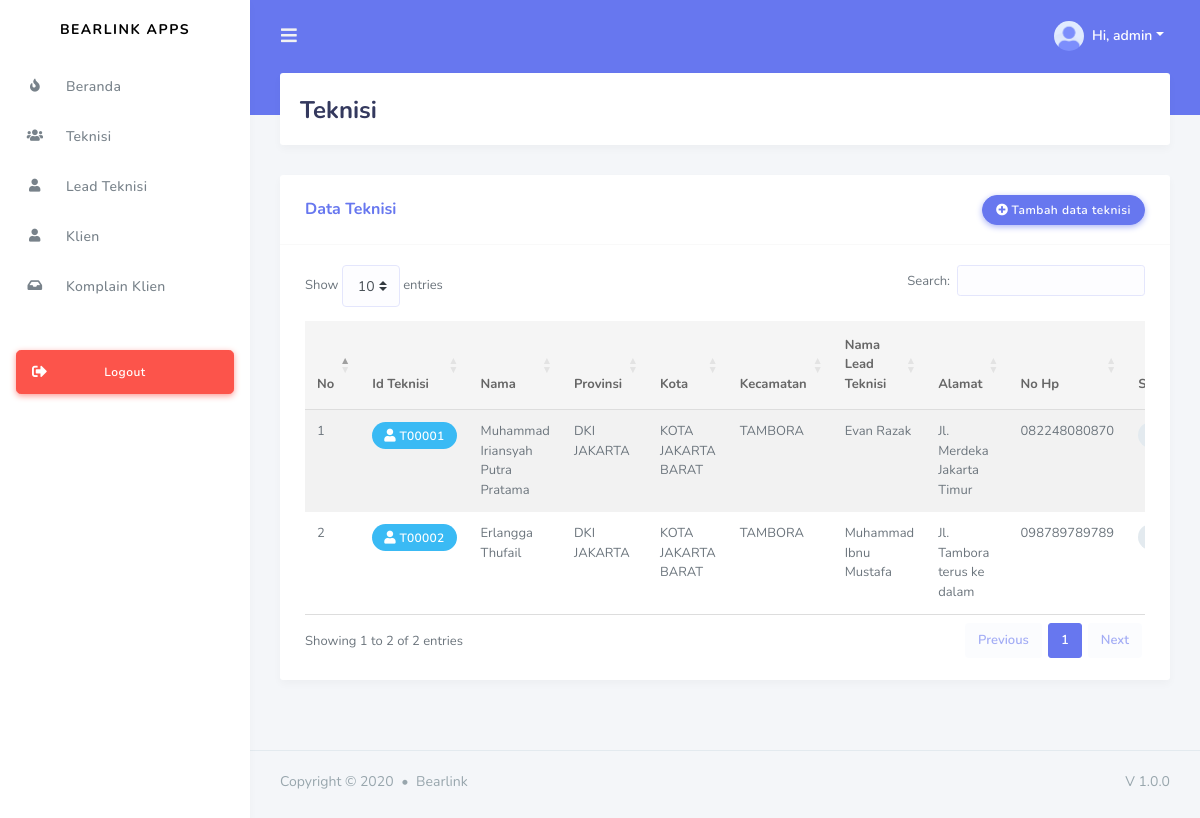
The app's page /index.php?page=technician (signed in) with its own data.
### tables this page shows
CREATE TABLE `technician` (
  `id` varchar(32) NOT NULL,
  `province_id` char(2) DEFAULT NULL,
  `regency_id` char(4) DEFAULT NULL,
  `district_id` char(7) DEFAULT NULL,
  `lead_technician_id` varchar(32) DEFAULT NULL,
  `full_name` varchar(50) NOT NULL,
  `email` varchar(191) NOT NULL,
  `password` varchar(80) NOT NULL,
  `handphone` varchar(12) DEFAULT NULL,
  `date_of_birth` date NOT NULL,
  `full_address` longtext NOT NULL,
  `status` enum('online','offline') DEFAULT NULL,
  `lat` decimal(10,8) DEFAULT NULL,
  `lng` decimal(11,8) DEFAULT NULL,
  `created_at` timestamp NULL DEFAULT NULL,
  `updated_at` timestamp NULL DEFAULT NULL,
  `deleted_at` timestamp NULL DEFAULT NULL
);

CREATE TABLE `provinces` (
  `id` char(2) NOT NULL,
  `name` varchar(255) NOT NULL,
  `created_at` timestamp NULL DEFAULT NULL,
  `updated_at` timestamp NULL DEFAULT NULL,
  `deleted_at` timestamp NULL DEFAULT NULL
);

CREATE TABLE `regencies` (
  `id` char(4) NOT NULL,
  `province_id` char(2) NOT NULL,
  `name` varchar(255) NOT NULL,
  `created_at` timestamp NULL DEFAULT NULL,
  `updated_at` timestamp NULL DEFAULT NULL,
  `deleted_at` timestamp NULL DEFAULT NULL
);

CREATE TABLE `districts` (
  `id` char(7) NOT NULL,
  `regency_id` char(4) NOT NULL,
  `name` varchar(255) NOT NULL,
  `created_at` timestamp NULL DEFAULT NULL,
  `updated_at` timestamp NULL DEFAULT NULL,
  `deleted_at` timestamp NULL DEFAULT NULL
);

CREATE TABLE `lead_technician` (
  `id` varchar(32) NOT NULL,
  `province_id` char(2) DEFAULT NULL,
  `regency_id` char(4) DEFAULT NULL,
  `district_id` char(7) DEFAULT NULL,
  `full_name` varchar(50) NOT NULL,
  `email` varchar(50) NOT NULL,
  `password` varchar(10) NOT NULL,
  `handphone` varchar(12) NOT NULL,
  `date_of_birth` date NOT NULL,
  `full_address` longtext NOT NULL,
  `status` enum('online','offline') DEFAULT NULL,
  `lat` decimal(10,8) DEFAULT NULL,
  `lng` decimal(11,8) DEFAULT NULL,
  `created_at` timestamp NULL DEFAULT NULL,
  `updated_at` timestamp NULL DEFAULT NULL,
  `deleted_at` timestamp NULL DEFAULT NULL
);

### page/admin/technician/technician.php (the view, shortened to what this page needs)
<div class="main-content">
    <section class="section">
        <div class="section-header">
            <h1>Teknisi</h1>
        </div>
        <div class="row">
            <div class="col-lg-12 col-md-12 col-12 col-sm-12">
                <div class="card">
                    <div class="card-header">
                        <h4>Data Teknisi</h4>
                        <div class="card-header-action">
                            <a href="?page=technicianadd" class="btn btn-primary btn-icon icon-left"><i class="fas fa-plus-circle"></i>Tambah data teknisi</a>
                        </div>
                    </div>
                    <div class="card-body">
                        <div class="table-responsive">
                            <table id="example" class="table table-striped">
                                <thead>
                                    <tr>
                                        <th>No</th>
                                        <th>Id Teknisi</th>
                                        <th>Nama</th>
                                        <th>Provinsi</th>
                                        <th>Kota</th>
                                        <th>Kecamatan</th>
                                        <th>Nama Lead Teknisi</th>
                                        <th>Alamat</th>
                                        <th>No Hp</th>
                                        <th>Status</th>
                                    </tr>
                                </thead>
                                <tbody>
                                <?php
                                $no = 1;
                                $q = mysqli_query($conn, "SELECT lead_technician.full_name as fullname_lead, technician.id as id_tech, technician.handphone as handphone_tech, provinces.name as provincy_name, regencies.name as regency_name, districts.name as district_name, technician.full_name as fullname_tech, technician.full_address as address_tech, technician.status as status_tech FROM technician
                                                        JOIN lead_technician ON technician.lead_technician_id=lead_technician.id
                                                        JOIN provinces ON technician.province_id=provinces.id
                                                        JOIN regencies ON technician.regency_id=regencies.id
                                                        JOIN districts ON technician.district_id=districts.id") or die (mysqli_error($conn));
                                while($data=mysqli_fetch_array($q)){
                                ?>
                                    <tr>
                                        <td><?= $no ?></td>
                                        <td>
                                            <div class="badge badge-info"><i class="fas fa-user"></i> <?= $data['id_tech'] ?></div>
                                        </td>
                                        <td><?= $data['fullname_tech'] ?></td>
                                        <td><?= $data['provincy_name'] ?></td>
                                        <td><?= $data['regency_name'] ?></td>
                                        <td><?= $data['district_name'] ?></td>
                                        <td><?= $data['fullname_lead'] ?></td>
                                        <td><?= $data['address_tech'] ?></td>
                                        <td><?= $data['handphone_tech'] ?></td>
                                        <td><?= getStatus($data['status_tech']) ?></td>
                                    </tr>
                                <?php $no++; } ?>
                            </table>
                        </div>
                    </div>
                </div>
            </div>
        </div>
    </section>
</div>
<footer class="main-footer">
    <div class="footer-left">
        Copyright &copy; 2020 <div class="bullet"></div> Bearlink
    </div>
    <div class="footer-right">
        V 1.0.0
    </div>
</footer>
</div>
</div>

### header.php (shortened to what this page needs)
<div class="navbar-bg"></div>
<nav class="navbar navbar-expand-lg main-navbar">
<form class="form-inline mr-auto">
    <ul class="navbar-nav mr-3">
    <li><a href="#" data-toggle="sidebar" class="nav-link nav-link-lg"><i class="fas fa-bars"></i></a></li>
    </ul>
</form>
<ul class="navbar-nav navbar-right">
    <li class="dropdown"><a href="#" data-toggle="dropdown" class="nav-link dropdown-toggle nav-link-lg nav-link-user">
    <img alt="image" src="assets/img/avatar/avatar-1.png" class="rounded-circle mr-1">
    <div class="d-sm-none d-lg-inline-block">Hi, <?= $auth['full_name'] ?></div></a>
    </li>
</ul>
</nav>

### records on screen
technician: id "T00001", full_name "Muhammad Iriansyah Putra Pratama", province.name "DKI JAKARTA", regency.name "KOTA JAKARTA BARAT", district.name "TAMBORA", lead_technician.full_name "Evan Razak", full_address "Jl. Merdeka Jakarta Timur", handphone "082248080870"
technician: id "T00002", full_name "Erlangga Thufail", province.name "DKI JAKARTA", regency.name "KOTA JAKARTA BARAT", district.name "TAMBORA", lead_technician.full_name "Muhammad Ibnu Mustafa", full_address "Jl. Tambora terus ke dalam", handphone "098789789789"

### other values on screen
$auth['full_name'] "admin"
